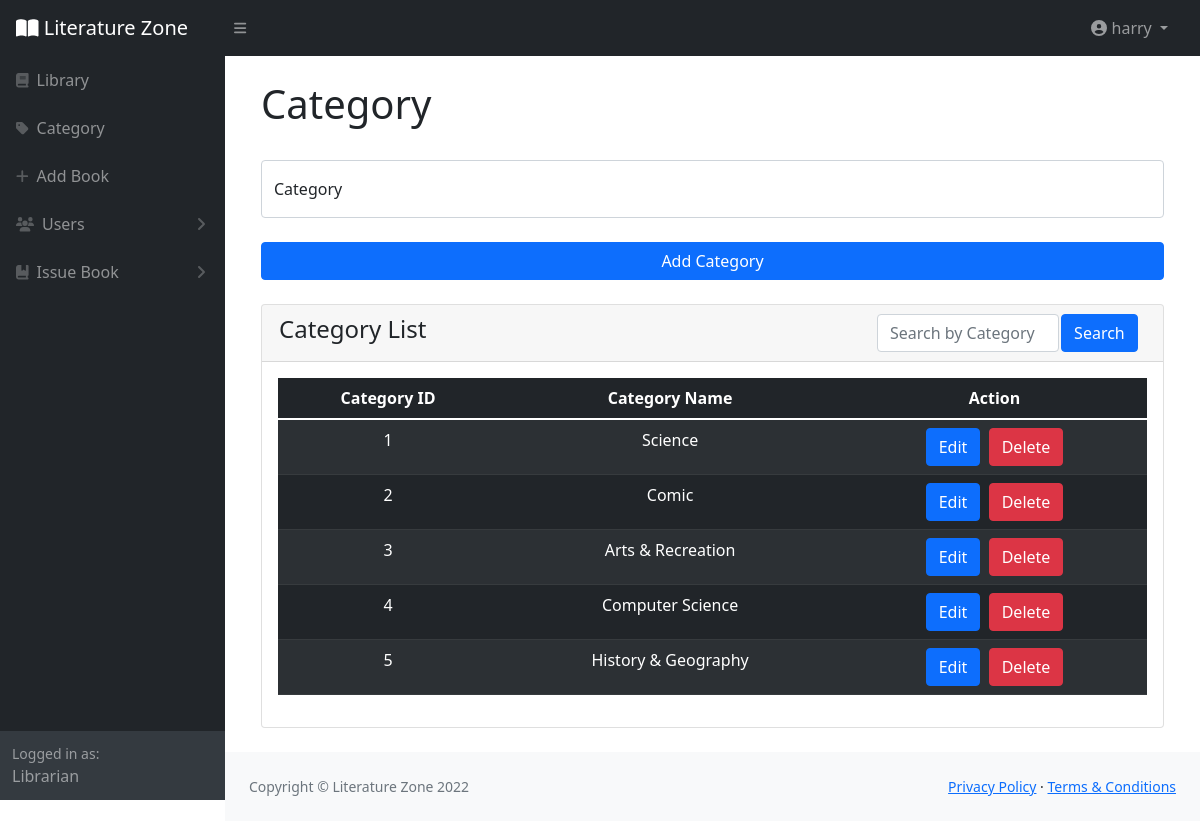
/Category.php (signed in), run on the app's committed database.
### tables this page shows
CREATE TABLE `category` (
  `CategoryID` int(11) NOT NULL,
  `CategoryType` varchar(40) NOT NULL
);

### Category.php (the view, shortened to what this page needs)
<?php
	include("connect.php");
	if (isset($_POST['searchcategory']))
			{
				$searchbtn = $_POST['searchcategory'];
				$select="SELECT * FROM category WHERE CategoryType LIKE '%$searchbtn%' ORDER BY CategoryID";
			}
			else
			{
				$select="SELECT * FROM category ORDER BY CategoryID";
				$searchbtn="";
			}
			$result=mysqli_query($connect,$select);
?>
<!DOCTYPE html>
<html lang="en">
    <head>
        <link href="https://cdn.jsdelivr.net/npm/simple-datatables@latest/dist/style.css" rel="stylesheet" />
        <link href="css/styles.css" rel="stylesheet" />
        <link rel="stylesheet" type="text/css" href="css/all.min.css">
    </head>
    <body class="sb-nav-fixed">
        <?php include("LibrarianHeader.php");?>
        <?php include("LibrarianSidebar.php") ?>
            <div id="layoutSidenav_content">
                <main>
                    <div class="container-fluid px-4">
                    	<div class="container">
                    	<form action="" method="POST">
                        <h1 class="mt-4">Category</h1><br>
                        <div class="form-floating mb-3 mb-md-0">
                                                        <input class="form-control" name="CategoryType" type="text" placeholder="Enter your Category" required/>
                                                        <label for="Category">Category</label>
                                                    </div>
                                                    <div class="mt-4 mb-0">
                                                <div class="d-grid">
<input type="submit" class="btn btn-primary btn-block" name="add" value="Add Category">
                                            </div>
                                            </div></form>
                        </div>
                        <div class="container">
                        <br>
                        <div class="card mb-4">
                            <div class="card-header">
                                <form action="" method="POST">
        <table>
            <tr>
                <td class="float-left"><h4>Category List</h4></td>
                <td width="21.2%"><input class="form-control" type="text" name="searchcategory" placeholder="Search by Category" value="<?php echo $searchbtn?>"></td>
                <td width="10%"><input type="submit"  class="btn btn-primary" name="" value="Search"></td>
            </tr>
        </table>
        </form>
                            </div>
                            <div class="card-body">
                                <table class="table table-dark table-striped">
		<thead>
			<tr>
				<th scope="col" class="text-center">Category ID</th>
				<th scope="col" class="text-center">Category Name</th>
				<th scope="col" class="text-center">Action</th>
			</tr>
		</thead>
		<tbody>
			<?php while ($row = mysqli_fetch_object($result)) { ?>
			<tr>
					<td class="text-center"><?php echo $row->CategoryID;?></td>
					<td class="text-center"><?php echo $row->CategoryType;?></td>
					<td class="text-center">
						<?php echo '<a class="btn btn-primary" href="CategoryEdit.php?CategoryID='. $row->CategoryID.'">Edit</a>';?>&nbsp
						<?php echo '<a class="btn btn-danger" onclick="return confirm(\'Confirm Delete?\')" href="CategoryDelete.php?CategoryID='. $row->CategoryID.'">Delete</a>';?>
					</tr>
			<?php } ?>
		</tbody>
		</table>
                            </div>
                        </div>
                    </div>
                </main>
                <?php include("Footer.php"); ?>
            </div>
        </div>
    </body>
</html>

### data on the page
category: CategoryID "1", CategoryType "Science"
category: CategoryID "2", CategoryType "Comic"
category: CategoryID "3", CategoryType "Arts & Recreation"
category: CategoryID "4", CategoryType "Computer Science"
category: CategoryID "5", CategoryType "History & Geography"

### other printed values
$_SESSION["Username"] "harry"
